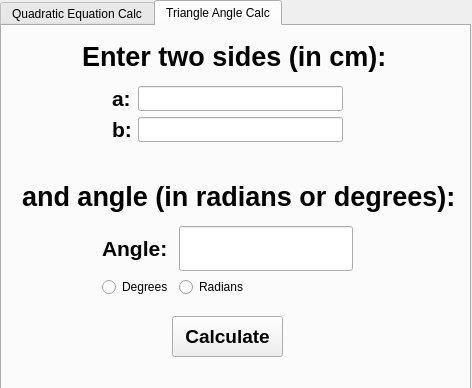
<?xml version="1.0" encoding="UTF-8"?>
<ui version="4.0">
 <class>CalcMainWindow</class>
 <widget class="QMainWindow" name="CalcMainWindow">
  <property name="geometry">
   <rect>
    <x>0</x>
    <y>0</y>
    <width>472</width>
    <height>388</height>
   </rect>
  </property>
  <property name="windowTitle">
   <string>CalcMainWindow</string>
  </property>
  <widget class="QWidget" name="centralwidget">
   <widget class="QTabWidget" name="tabWidget">
    <property name="geometry">
     <rect>
      <x>0</x>
      <y>0</y>
      <width>471</width>
      <height>391</height>
     </rect>
    </property>
    <property name="currentIndex">
     <number>1</number>
    </property>
    <widget class="QWidget" name="quadr_calc">
     <attribute name="title">
      <string>Quadratic Equation Calc</string>
     </attribute>
     <widget class="QLabel" name="label">
      <property name="geometry">
       <rect>
        <x>50</x>
        <y>20</y>
        <width>361</width>
        <height>61</height>
       </rect>
      </property>
      <property name="font">
       <font>
        <pointsize>20</pointsize>
        <bold>true</bold>
       </font>
      </property>
      <property name="text">
       <string>Enter values of a, b and c:</string>
      </property>
     </widget>
     <widget class="QWidget" name="formLayoutWidget_2">
      <property name="geometry">
       <rect>
        <x>80</x>
        <y>100</y>
        <width>291</width>
        <height>131</height>
       </rect>
      </property>
      <layout class="QFormLayout" name="formLayout_2">
       <property name="fieldGrowthPolicy">
        <enum>QFormLayout::AllNonFixedFieldsGrow</enum>
       </property>
       <item row="0" column="0">
        <widget class="QLabel" name="label_5">
         <property name="font">
          <font>
           <pointsize>20</pointsize>
           <bold>true</bold>
          </font>
         </property>
         <property name="text">
          <string>a:</string>
         </property>
        </widget>
       </item>
       <item row="1" column="0">
        <widget class="QLabel" name="label_6">
         <property name="font">
          <font>
           <pointsize>20</pointsize>
           <bold>true</bold>
          </font>
         </property>
         <property name="text">
          <string>b:</string>
         </property>
        </widget>
       </item>
       <item row="2" column="0">
        <widget class="QLabel" name="label_7">
         <property name="font">
          <font>
           <pointsize>20</pointsize>
           <bold>true</bold>
          </font>
         </property>
         <property name="text">
          <string>c:</string>
         </property>
        </widget>
       </item>
       <item row="0" column="1">
        <widget class="QLineEdit" name="a_val">
         <property name="sizePolicy">
          <sizepolicy hsizetype="Expanding" vsizetype="Preferred">
           <horstretch>0</horstretch>
           <verstretch>0</verstretch>
          </sizepolicy>
         </property>
        </widget>
       </item>
       <item row="1" column="1">
        <widget class="QLineEdit" name="b_val">
         <property name="sizePolicy">
          <sizepolicy hsizetype="Expanding" vsizetype="Preferred">
           <horstretch>0</horstretch>
           <verstretch>0</verstretch>
          </sizepolicy>
         </property>
        </widget>
       </item>
       <item row="2" column="1">
        <widget class="QLineEdit" name="c_val">
         <property name="sizePolicy">
          <sizepolicy hsizetype="Expanding" vsizetype="Preferred">
           <horstretch>0</horstretch>
           <verstretch>0</verstretch>
          </sizepolicy>
         </property>
        </widget>
       </item>
      </layout>
     </widget>
     <widget class="QPushButton" name="calculate">
      <property name="geometry">
       <rect>
        <x>180</x>
        <y>270</y>
        <width>91</width>
        <height>41</height>
       </rect>
      </property>
      <property name="font">
       <font>
        <pointsize>12</pointsize>
        <bold>true</bold>
       </font>
      </property>
      <property name="text">
       <string>Calculate</string>
      </property>
     </widget>
    </widget>
    <widget class="QWidget" name="tab_2">
     <attribute name="title">
      <string>Triangle Angle Calc</string>
     </attribute>
     <widget class="QLabel" name="label_2">
      <property name="geometry">
       <rect>
        <x>80</x>
        <y>10</y>
        <width>341</width>
        <height>41</height>
       </rect>
      </property>
      <property name="font">
       <font>
        <pointsize>20</pointsize>
        <bold>true</bold>
       </font>
      </property>
      <property name="text">
       <string>Enter two sides (in cm):</string>
      </property>
     </widget>
     <widget class="QLabel" name="label_4">
      <property name="geometry">
       <rect>
        <x>20</x>
        <y>150</y>
        <width>441</width>
        <height>41</height>
       </rect>
      </property>
      <property name="font">
       <font>
        <pointsize>20</pointsize>
        <bold>true</bold>
       </font>
      </property>
      <property name="text">
       <string>and angle (in radians or degrees):</string>
      </property>
     </widget>
     <widget class="QWidget" name="formLayoutWidget">
      <property name="geometry">
       <rect>
        <x>110</x>
        <y>60</y>
        <width>231</width>
        <height>81</height>
       </rect>
      </property>
      <layout class="QFormLayout" name="formLayout">
       <item row="0" column="0">
        <widget class="QLabel" name="label_3">
         <property name="font">
          <font>
           <pointsize>16</pointsize>
           <bold>true</bold>
          </font>
         </property>
         <property name="text">
          <string>a:</string>
         </property>
        </widget>
       </item>
       <item row="1" column="0">
        <widget class="QLabel" name="label_8">
         <property name="font">
          <font>
           <pointsize>16</pointsize>
           <bold>true</bold>
          </font>
         </property>
         <property name="text">
          <string>b:</string>
         </property>
        </widget>
       </item>
       <item row="0" column="1">
        <widget class="QLineEdit" name="side_a">
         <property name="sizePolicy">
          <sizepolicy hsizetype="Expanding" vsizetype="Preferred">
           <horstretch>0</horstretch>
           <verstretch>0</verstretch>
          </sizepolicy>
         </property>
        </widget>
       </item>
       <item row="1" column="1">
        <widget class="QLineEdit" name="side_b">
         <property name="sizePolicy">
          <sizepolicy hsizetype="Expanding" vsizetype="Preferred">
           <horstretch>0</horstretch>
           <verstretch>0</verstretch>
          </sizepolicy>
         </property>
        </widget>
       </item>
      </layout>
     </widget>
     <widget class="QWidget" name="formLayoutWidget_3">
      <property name="geometry">
       <rect>
        <x>100</x>
        <y>200</y>
        <width>251</width>
        <height>71</height>
       </rect>
      </property>
      <layout class="QFormLayout" name="formLayout_3">
       <item row="0" column="0">
        <widget class="QLabel" name="label_9">
         <property name="sizePolicy">
          <sizepolicy hsizetype="Preferred" vsizetype="MinimumExpanding">
           <horstretch>0</horstretch>
           <verstretch>0</verstretch>
          </sizepolicy>
         </property>
         <property name="font">
          <font>
           <pointsize>16</pointsize>
           <bold>true</bold>
          </font>
         </property>
         <property name="text">
          <string>Angle:</string>
         </property>
        </widget>
       </item>
       <item row="0" column="1">
        <widget class="QLineEdit" name="angle_val">
         <property name="sizePolicy">
          <sizepolicy hsizetype="Expanding" vsizetype="Preferred">
           <horstretch>0</horstretch>
           <verstretch>0</verstretch>
          </sizepolicy>
         </property>
        </widget>
       </item>
       <item row="1" column="1">
        <widget class="QRadioButton" name="radians">
         <property name="text">
          <string>Radians</string>
         </property>
        </widget>
       </item>
       <item row="1" column="0">
        <widget class="QRadioButton" name="degrees">
         <property name="text">
          <string>Degrees</string>
         </property>
        </widget>
       </item>
      </layout>
     </widget>
     <widget class="QPushButton" name="calculate_angle">
      <property name="geometry">
       <rect>
        <x>170</x>
        <y>290</y>
        <width>111</width>
        <height>41</height>
       </rect>
      </property>
      <property name="font">
       <font>
        <pointsize>14</pointsize>
        <bold>true</bold>
       </font>
      </property>
      <property name="text">
       <string>Calculate</string>
      </property>
     </widget>
    </widget>
   </widget>
  </widget>
  <action name="actionAngle_Calc">
   <property name="text">
    <string>Angle Calc</string>
   </property>
  </action>
  <action name="actionQuadratic_Equation">
   <property name="text">
    <string>Quadratic Equation</string>
   </property>
  </action>
 </widget>
 <resources/>
 <connections/>
</ui>
